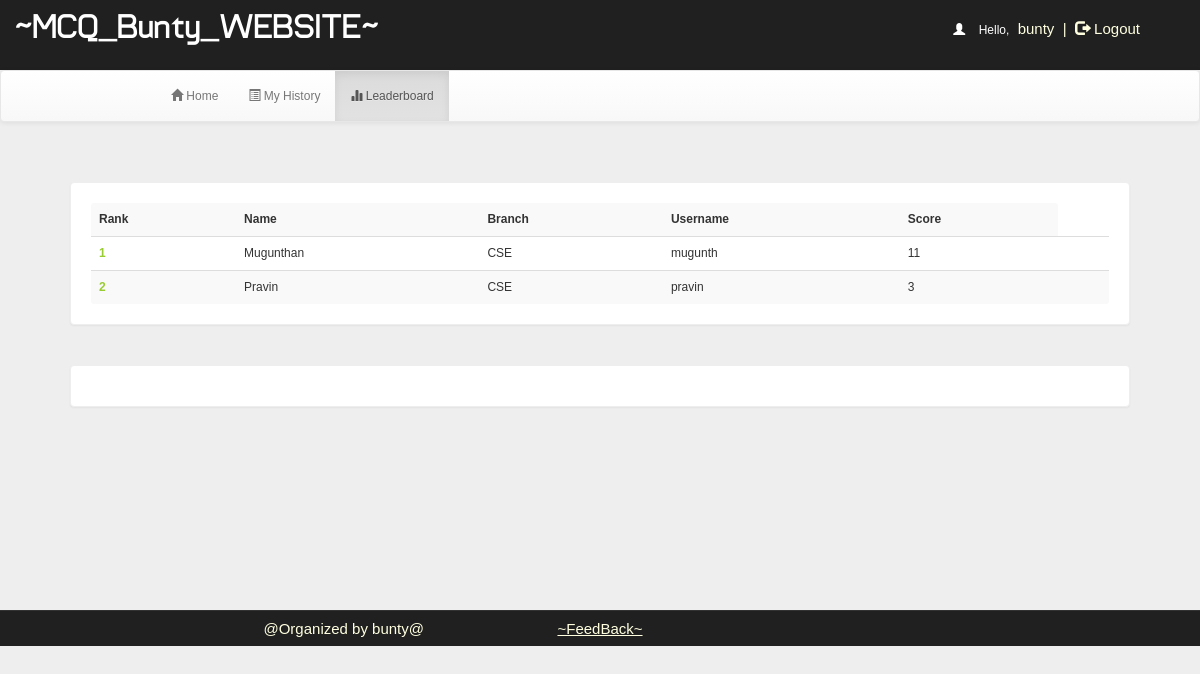
Screenshot of /account.php?q=3 (signed in) with the database file from the repository.
### tables this page shows
CREATE TABLE `rank` (
  `id` int(100) NOT NULL,
  `username` varchar(50) NOT NULL,
  `score` int(11) NOT NULL,
  `time` timestamp NOT NULL DEFAULT CURRENT_TIMESTAMP ON UPDATE CURRENT_TIMESTAMP
);

CREATE TABLE `user` (
  `id` int(100) NOT NULL,
  `name` varchar(50) NOT NULL,
  `rollno` varchar(20) NOT NULL,
  `branch` varchar(20) NOT NULL,
  `gender` varchar(5) NOT NULL,
  `username` varchar(50) NOT NULL,
  `phno` bigint(20) NOT NULL,
  `password` varchar(50) NOT NULL
);

### account.php (the view, shortened to what this page needs)
<!DOCTYPE html PUBLIC "-//W3C//DTD XHTML 1.0 Transitional//EN" "http://www.w3.org/TR/xhtml1/DTD/xhtml1-transitional.dtd">
<html xmlns="http://www.w3.org/1999/xhtml">
<head>
<link  rel="stylesheet" href="css/bootstrap.min.css"/>
 <link  rel="stylesheet" href="css/bootstrap-theme.min.css"/>
 <link rel="stylesheet" href="css/main.css">
 <link  rel="stylesheet" href="css/font.css">
</head>
<body>
<div class="header">
<div class="row">
<div class="col-lg-6">
<span class="logo">~MCQ_Bunty_WEBSITE~</span></div>
<div class="col-md-4 col-md-offset-2">
 <?php
if (!(isset($_SESSION['username']))) {
    header("location:index.php");
} else {
    $name     = $_SESSION['name'];
    $username = $_SESSION['username'];
    echo '<span class="pull-right top title1" ><span style="color:white"><span class="glyphicon glyphicon-user" aria-hidden="true"></span>&nbsp;&nbsp;&nbsp;&nbsp;Hello,</span> <span class="log log1" style="color:lightyellow">' . $username . '&nbsp;&nbsp;|&nbsp;&nbsp;<a href="logout.php?q=account.php" style="color:lightyellow"><span class="glyphicon glyphicon-log-out" aria-hidden="true"></span>&nbsp;Logout</button></a></span>';
}
?>
</div>
</div></div>
<div class="bg">
<nav class="navbar navbar-default title1">
  <div class="container-fluid">
    <div class="navbar-header">
      <a class="navbar-brand" href="#"><b>&nbsp;&nbsp;&nbsp;&nbsp;&nbsp;&nbsp;&nbsp;&nbsp;&nbsp;&nbsp;&nbsp;&nbsp;&nbsp;&nbsp;&nbsp;&nbsp;&nbsp;&nbsp;&nbsp;&nbsp;&nbsp;&nbsp;&nbsp;&nbsp;&nbsp;</b></a>
    </div>
    <div class="collapse navbar-collapse" id="bs-example-navbar-collapse-1">
      <ul class="nav navbar-nav">
        <li <?php
if (@$_GET['q'] == 1)
    echo 'class="active"';
?> ><a href="account.php?q=1"><span class="glyphicon glyphicon-home" aria-hidden="true"></span>&nbsp;Home<span class="sr-only">(current)</span></a></li>
        <li <?php
if (@$_GET['q'] == 2)
    echo 'class="active"';
?>><a href="account.php?q=2"><span class="glyphicon glyphicon-list-alt" aria-hidden="true"></span>&nbsp;My History</a></li>
    <li <?php
if (@$_GET['q'] == 3)
    echo 'class="active"';
?>><a href="account.php?q=3"><span class="glyphicon glyphicon-stats" aria-hidden="true"></span>&nbsp;Leaderboard</a></li></ul>
      </div>
  </div>
</nav>
<div class="container">
<div class="row">
<div class="col-md-12">
<?php
if (@$_GET['q'] == 3) {
    if(isset($_GET['show'])){
        $show = $_GET['show'];
        $showfrom = (($show-1)*10) + 1;
        $showtill = $showfrom + 9;
    }
    else{
        $showfrom = 1;
    }
    $q = mysqli_query($con, "SELECT * FROM rank") or die('Error223');
    echo '<div class="panel title">
<table class="table table-striped title1" >
<tr><td style="vertical-align:middle"><b>Rank</b></td><td style="vertical-align:middle"><b>Name</b></td><td style="vertical-align:middle"><b>Branch</b></td><td style="vertical-align:middle"><b>Username</b></td><td style="vertical-align:middle"><b>Score</b></td></tr>';
    $c = $showfrom-1;
    $total = mysqli_num_rows($q);
    if($total >= $showfrom){
        $q = mysqli_query($con, "SELECT * FROM rank ORDER BY score DESC, time ASC LIMIT ".($showfrom-1).",10") or die('Error223');
        while ($row = mysqli_fetch_array($q)) {
            $e = $row['username'];
            $s = $row['score'];
            $q12 = mysqli_query($con, "SELECT * FROM user WHERE username='$e' ") or die('Error231');
            while ($row = mysqli_fetch_array($q12)) {
                $name     = $row['name'];
                $branch   = $row['branch'];
                $username = $row['username'];
            }
            $c++;
            echo '<tr><td style="color:#99cc32"><b>' . $c . '</b></td><td style="vertical-align:middle">' . $name . '</td><td style="vertical-align:middle">' . $branch . '</td><td style="vertical-align:middle">' . $username . '</td><td style="vertical-align:middle">' . $s . '</td><td style="vertical-align:middle">';
        }
    }
    else{
    }
    echo '</table></div>';
    echo '<div class="panel title"><table class="table table-striped title1" ><tr>';
    echo '</tr></table></div>';
}
?>
</div></div></div></div>
<div class="row footer">
 <div class="col-md-2 box"></div>
<div class="col-md-3 box">
<a href="#" data-toggle="modal" data-target="#developers" s style="color:lightyellow;" onmouseover="this.style('color:yellow')" target="new">@Organized by bunty@</a>
</div>
<div class="col-md-2 box">
<a href="feedback.php" style="color:lightyellow;text-decoration:underline" onmouseover="this.style('color:yellow')" target="new">~FeedBack~</a></div>
</body>
</html>

### css/main.css (style rules this page uses)
body { overflow-x:hidden;width:100%;font: 12px "Century Gothic", "Times Roman", sans-serif;background:#eee;min-height:550px;background-attachment:fixed; }
.bg { min-height:540px; }
.panel { border-color:#eee;margin:40px;padding:20px;font: 15px "Century Gothic", "Times Roman", sans-serif; }
.title { font-family:'typo'; }
.header { background:#202020;height:70px; }
.logo { font-family:'typo';font-size:35px;color:#ffffff;margin:15px; }
.title1 { font: 12px "Century Gothic", "Times Roman", sans-serif; }
.footer { font-size:15px;text-align:center;border-top:1px solid;border-color:#323232;background-color:#202020; }
.footer a { margin:25px;color:#0000ff;text-decoration:none;font: 15px "Century Gothic", "Times Roman", sans-serif; }
.box { padding:9px; }
.top { margin-top:20px; }
.log1 { font: 15px 'Ubuntu', sans-serif;color:#0000ff;margin-left:10px; }
.log { margin:10px;margin-right:60px;margin-left:5px;color:#ffffb3;text-decoration:none;font-size:20px;font-size:15px; }

### rows the page displays
rank: user.name "Mugunthan", user.branch "CSE", user.username "mugunth", score "11"
rank: user.name "Pravin", user.branch "CSE", user.username "pravin", score "3"

### other values shown
$username "bunty"
